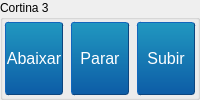
                   <widget class="QGroupBox" name="groupBox_6">
                    <property name="sizePolicy">
                     <sizepolicy hsizetype="Expanding" vsizetype="Expanding">
                      <horstretch>0</horstretch>
                      <verstretch>0</verstretch>
                     </sizepolicy>
                    </property>
                    <property name="title">
                     <string>Cortina 3</string>
                    </property>
                    <layout class="QGridLayout" name="gridLayout_21">
                     <property name="leftMargin">
                      <number>1</number>
                     </property>
                     <property name="topMargin">
                      <number>1</number>
                     </property>
                     <property name="rightMargin">
                      <number>1</number>
                     </property>
                     <property name="bottomMargin">
                      <number>1</number>
                     </property>
                     <item row="0" column="0">
                      <layout class="QHBoxLayout" name="horizontalLayout_6">
                       <item>
                        <widget class="QPushButton" name="mecanismo_mqtt_cort_3_0">
                         <property name="sizePolicy">
                          <sizepolicy hsizetype="Expanding" vsizetype="Expanding">
                           <horstretch>0</horstretch>
                           <verstretch>0</verstretch>
                          </sizepolicy>
                         </property>
                         <property name="minimumSize">
                          <size>
                           <width>60</width>
                           <height>0</height>
                          </size>
                         </property>
                         <property name="styleSheet">
                          <string notr="true">    QPushButton
    {
    font: 12pt Arial;
    margin: 1px;
    border-color: #0c457e;
    border-style: outset;
    border-radius: 3px;
    border-width: 1px;
    color: white;
    background-color: qlineargradient(x1: 0, y1: 0, x2: 0, y2: 1, stop: 0 #2198c0, stop: 1 #0d5ca6);
    }

    QPushButton:pressed
    {
    background-color: qlineargradient(x1: 0, y1: 0, x2: 0, y2: 1, stop: 0 #0d5ca6, stop: 1 #2198c0);
    }</string>
                         </property>
                         <property name="text">
                          <string>Abaixar</string>
                         </property>
                        </widget>
                       </item>
                       <item>
                        <widget class="QPushButton" name="mecanismo_mqtt_cort_3_2">
                         <property name="sizePolicy">
                          <sizepolicy hsizetype="Expanding" vsizetype="Expanding">
                           <horstretch>0</horstretch>
                           <verstretch>0</verstretch>
                          </sizepolicy>
                         </property>
                         <property name="minimumSize">
                          <size>
                           <width>60</width>
                           <height>0</height>
                          </size>
                         </property>
                         <property name="styleSheet">
                          <string notr="true">    QPushButton
    {
    font: 12pt Arial;
    margin: 1px;
    border-color: #0c457e;
    border-style: outset;
    border-radius: 3px;
    border-width: 1px;
    color: white;
    background-color: qlineargradient(x1: 0, y1: 0, x2: 0, y2: 1, stop: 0 #2198c0, stop: 1 #0d5ca6);
    }

    QPushButton:pressed
    {
    background-color: qlineargradient(x1: 0, y1: 0, x2: 0, y2: 1, stop: 0 #0d5ca6, stop: 1 #2198c0);
    }</string>
                         </property>
                         <property name="text">
                          <string>Parar</string>
                         </property>
                        </widget>
                       </item>
                       <item>
                        <widget class="QPushButton" name="mecanismo_mqtt_cort_3_1">
                         <property name="sizePolicy">
                          <sizepolicy hsizetype="Expanding" vsizetype="Expanding">
                           <horstretch>0</horstretch>
                           <verstretch>0</verstretch>
                          </sizepolicy>
                         </property>
                         <property name="minimumSize">
                          <size>
                           <width>60</width>
                           <height>0</height>
                          </size>
                         </property>
                         <property name="styleSheet">
                          <string notr="true">    QPushButton
    {
    font: 12pt Arial;
    margin: 1px;
    border-color: #0c457e;
    border-style: outset;
    border-radius: 3px;
    border-width: 1px;
    color: white;
    background-color: qlineargradient(x1: 0, y1: 0, x2: 0, y2: 1, stop: 0 #2198c0, stop: 1 #0d5ca6);
    }

    QPushButton:pressed
    {
    background-color: qlineargradient(x1: 0, y1: 0, x2: 0, y2: 1, stop: 0 #0d5ca6, stop: 1 #2198c0);
    }</string>
                         </property>
                         <property name="text">
                          <string>Subir</string>
                         </property>
                        </widget>
                       </item>
                      </layout>
                     </item>
                    </layout>
                   </widget>
